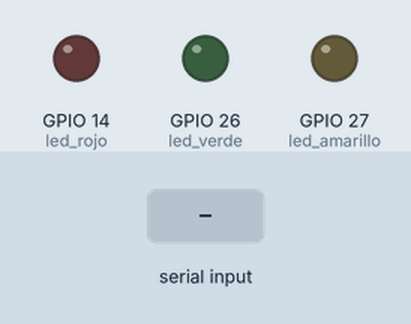
Simulated run of this sketch. Board: ESP32. On the bench: output pins drawn as LEDs (lit = HIGH). Inputs (shaded band) come from the test bench.

Above: at 1.2 s.
1.3 s: "Led1ON\n" received over Serial
At 2.2 s:
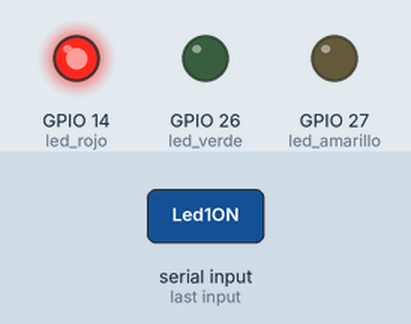
2.8 s: "Led2ON\n" received over Serial
At 3.3 s:
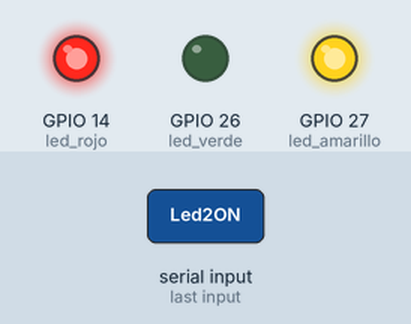
4.3 s: "Led1OFF\n" received over Serial
At 5.5 s:
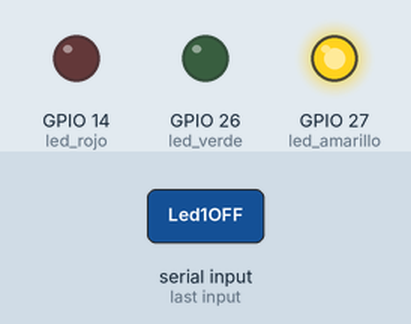
5.8 s: "Led3ON\n" received over Serial
At 6.8 s:
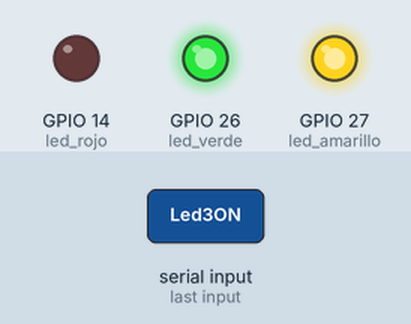
7.3 s: "Led2OFF\n" received over Serial
At 8.0 s:
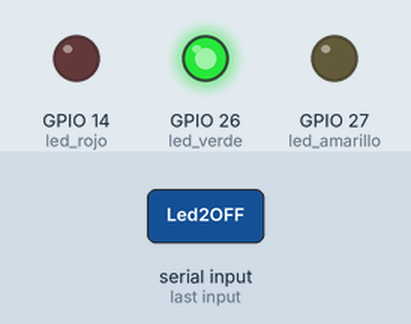
8.8 s: "Led3OFF\n" received over Serial
At 9.1 s:
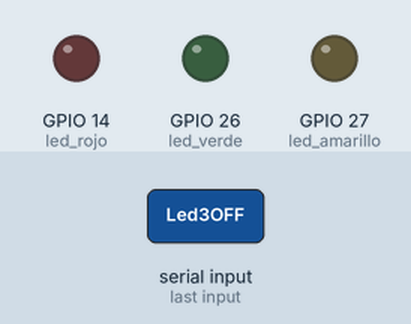
Timing chart, 0 to 11.3 s (numbered marks = the images above; inputs shaded):
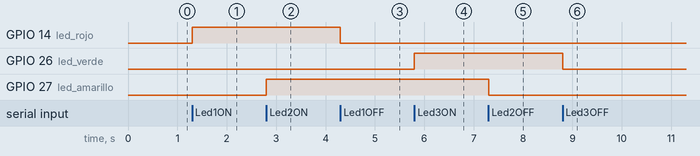

The sketch:

SimpleProject.ino
```cpp
String btnState(uint8_t btnState){
  if(btnState == HIGH){
    return "OFF";
  }
  else return "ON";
}

void task()
{
  enum class TaskStates
  {
    INIT,
    WAIT_COMMANDS
  };

    static TaskStates taskState = TaskStates::INIT;
    constexpr uint8_t button1Pin = 13;
    constexpr uint8_t button2Pin = 12;
    constexpr uint8_t button3Pin = 32;
    constexpr u_int8_t led_rojo = 14;
    constexpr u_int8_t led_amarillo = 27;
    constexpr u_int8_t led_verde = 26;

  switch (taskState)
  {
  case TaskStates::INIT:
  {
    Serial.begin(115200);
    pinMode(button1Pin, INPUT_PULLUP);
    pinMode(button2Pin, INPUT_PULLUP);
    pinMode(button3Pin, INPUT_PULLUP);
    pinMode(led_rojo, OUTPUT);
    digitalWrite(led_rojo, LOW);
    pinMode(led_amarillo, OUTPUT);
    digitalWrite(led_amarillo, LOW);
    pinMode(led_verde, OUTPUT);
    digitalWrite(led_verde, LOW);

    taskState = TaskStates::WAIT_COMMANDS;

    break;
  }

  case TaskStates::WAIT_COMMANDS:
  {
    if (Serial.available() > 0)
    {
      String command = Serial.readStringUntil('\n');
      if (command == "Led1ON")
      {
        digitalWrite(led_rojo, HIGH);
      }
      else if (command == "Led1OFF")
      {
        digitalWrite(led_rojo, LOW);
      }
      else if (command == "Led2ON")
      {
        digitalWrite(led_amarillo, HIGH);
      }
      else if (command == "Led2OFF")
      {
        digitalWrite(led_amarillo, LOW);
      }
      else if (command == "Led3ON")
      {
        digitalWrite(led_verde, HIGH);
      }
      else if (command == "Led3OFF")
      {
        digitalWrite(led_verde, LOW);
      }

      if (command == "readBUTTONS")
        {

        Serial.print(btnState(digitalRead(button1Pin)).c_str());
        Serial.print(btnState(digitalRead(button2Pin)).c_str());
        Serial.print(btnState(digitalRead(button3Pin)).c_str());
        Serial.print('\n');

        }
    }
    break;
  }
  default:
  {
    break;
  }
  }

}
void setup()
{
  task();
}

void loop()
{
  task();
}
```

Measured:
- after the input at 1.3 s, GPIO 14 (led_rojo): LOW → HIGH at once
- after the input at 2.8 s, GPIO 27 (led_amarillo): LOW → HIGH at once
- after the input at 4.3 s, GPIO 14 (led_rojo): HIGH → LOW at once
- after the input at 5.8 s, GPIO 26 (led_verde): LOW → HIGH at once
- after the input at 7.3 s, GPIO 27 (led_amarillo): HIGH → LOW at once
- after the input at 8.8 s, GPIO 26 (led_verde): HIGH → LOW at once
